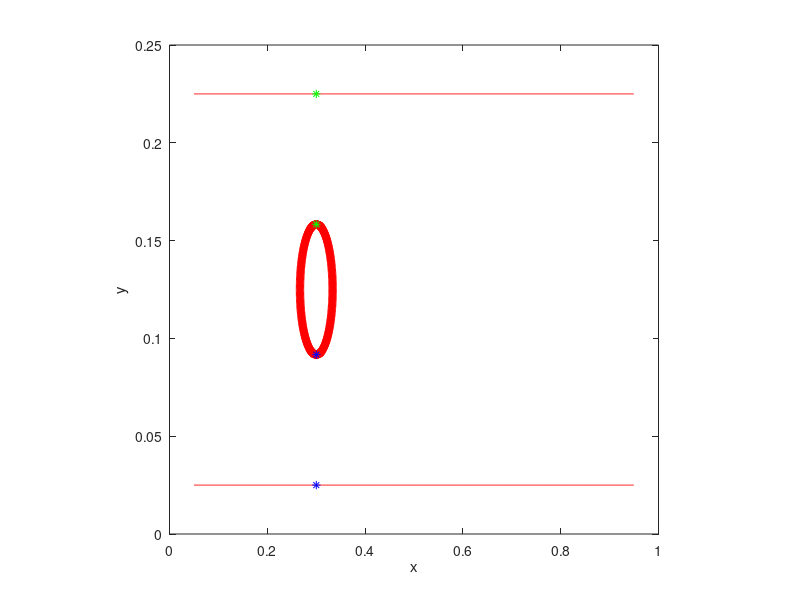

Reproduce this figure in MATLAB.
%-------------------------------------------------------------------------------------------------------------------%
%
% IB2d is an Immersed Boundary Code (IB) for solving fully coupled non-linear 
% 	fluid-structure interaction models. This version of the code is based off of
%	Peskin's Immersed Boundary Method Paper in Acta Numerica, 2002.
%
% Author: Nicholas A. Battista
% Email:  nickabattista@gmail.com
% Date Created: May 27th, 2015
% Institution: UNC-CH (created)
% Current Institution: TCNJ
%
% This code is capable of creating Lagrangian Structures using:
% 	1. Springs
% 	2. Beams (*torsional springs)
% 	3. Target Points
%	4. Muscle-Model (combined Force-Length-Velocity model, "HIll+(Length-Tension)")
%
% One is able to update those Lagrangian Structure parameters, e.g., spring constants, resting lengths, etc
% 
% There are a number of built in Examples, mostly used for teaching purposes. 
% 
% If you would like us %to add a specific muscle model, please let Nick (nickabattista@gmail.com) know.
%
%--------------------------------------------------------------------------------------------------------------------%

%%%%%%%%%%%%%%%%%%%%%%%%%%%%%%%%%%%%%%%%%%%%%%%%%%%%%%%%%%%%%%%%%%%%%%%%%%%%%%%%%%%%%%
%
% FUNCTION: creates the CHANNEL_CHANNEL-EXAMPLE geometry and prints associated input files
%
%%%%%%%%%%%%%%%%%%%%%%%%%%%%%%%%%%%%%%%%%%%%%%%%%%%%%%%%%%%%%%%%%%%%%%%%%%%%%%%%%%%%%%

function VIV_Cylinder_Geometry()

%
% Grid Parameters (MAKE SURE MATCHES IN input2d !!!)
%
Nx =  512;        % # of Eulerian Grid Pts. in x-Direction (MUST BE EVEN!!!)
Ny =  512;        % # of Eulerian Grid Pts. in y-Direction (MUST BE EVEN!!!)
Lx = 1.0;        % Length of Eulerian Grid in x-Direction
Ly = 1.0;        % Length of Eulerian Grid in y-Direction


% Immersed Structure Geometric / Dynamic Parameters %
ds= min(Lx/(2.1*Nx),Ly/(2.1*Ny));  % Lagrangian spacing
L = 0.9*Lx;                    % Length of Channel
w = 0.2*Ly;                    % Width of Channel
x0 = 0.3;                      % x-Center for Cylinder
y0 = 0.5;                      % y-Center for Cylinder
r = w/6;                       % Radii of Cylinder
struct_name = 'viv_geo';       % Name for .vertex, .spring, etc files.


% Call function to construct geometry
[xLag,yLag] = give_Me_Channel_Immsersed_Boundary_Geometry(ds,L,w,Lx,Ly);
[xLag_Cy,yLag_Cy] = give_Me_Cylinder_Immsersed_Boundary_Geometry(ds,r,x0,y0);

xTether = x0;   % xValues you want to tether to on the channel
[indsTether,x0_new] = give_Me_Tethering_Pt_Indices(xLag,xTether);
xLag_Cy = xLag_Cy + (x0_new-x0); % shift circle over to match indices better


% Shift Geometry Downward
yLag = yLag - 0.375; 
yLag_Cy = yLag_Cy - 0.375;


N = length(xLag_Cy);
% Plot Geometry to test
plot(xLag(1:end/2),yLag(1:end/2),'r-'); hold on;
plot(xLag(end/2+1:end),yLag(end/2+1:end),'r-'); hold on;
plot(xLag_Cy,yLag_Cy,'r-'); hold on;
plot(xLag_Cy,yLag_Cy,'r*'); hold on;
plot(xLag_Cy(1),yLag_Cy(1),'g*'); hold on;
plot(xLag(indsTether(1)),yLag(indsTether(1)),'b*'); hold on;
plot(xLag(indsTether(2)),yLag(indsTether(2)),'g*'); hold on;
plot(xLag_Cy(N/2+1),yLag_Cy(N/2+1),'b*'); hold on;
%plot(xLag_Cy,yLag_Cy,'g*'); hold on;
xlabel('x'); ylabel('y');
axis square;


% Prints .vertex file!
print_Lagrangian_Vertices([xLag xLag_Cy],[yLag yLag_Cy],struct_name);


% Prints .spring file!
k_Spring_Tether = 1e4;
k_Spring = 1.0e7; resting_length_tether = 2*r;
offset = length(xLag);
print_Lagrangian_Springs(xLag_Cy,yLag_Cy,k_Spring,ds,r,offset,indsTether,resting_length_tether,k_Spring_Tether,struct_name);


% Prints .beam file!
k_Beam = 5.0e8;  
C = compute_Curvatures(xLag_Cy,yLag_Cy);
print_Lagrangian_Beams(xLag_Cy,yLag_Cy,k_Beam,C,struct_name,offset);


% Prints .target file!
k_Target = 2.5e7;
print_Lagrangian_Target_Pts(xLag,k_Target,struct_name);

%%%%%%%%%%%%%%%%%%%%%%%%%%%%%%%%%%%%%%%%%%%%%%%%%%%%%%%%%%%%%%%%%%%%%%%%
%
% FUNCTION: prints VERTEX points to a file called .vertex
%
%%%%%%%%%%%%%%%%%%%%%%%%%%%%%%%%%%%%%%%%%%%%%%%%%%%%%%%%%%%%%%%%%%%%%%%%

function print_Lagrangian_Vertices(xLag,yLag,struct_name)

    N = length(xLag);

    vertex_fid = fopen([struct_name '.vertex'], 'w');

    fprintf(vertex_fid, '%d\n', N );

    %Loops over all Lagrangian Pts.
    for s = 1:N
        X_v = xLag(s);
        Y_v = yLag(s);
        fprintf(vertex_fid, '%1.16e %1.16e\n', X_v, Y_v);
    end

    fclose(vertex_fid); 
    
%%%%%%%%%%%%%%%%%%%%%%%%%%%%%%%%%%%%%%%%%%%%%%%%%%%%%%%%%%%%%%%%%%%%%%%%
%
% FUNCTION: prints TARGET points to a file called .target
%
%%%%%%%%%%%%%%%%%%%%%%%%%%%%%%%%%%%%%%%%%%%%%%%%%%%%%%%%%%%%%%%%%%%%%%%%

function print_Lagrangian_Target_Pts(xLag,k_Target,struct_name)

    N = length(xLag);

    target_fid = fopen([struct_name '.target'], 'w');

    fprintf(target_fid, '%d\n', N );

    %Loops over all Lagrangian Pts.
    for s = 1:N
        fprintf(target_fid, '%d %1.16e\n', s, k_Target);
    end

    fclose(target_fid); 
    
    
%%%%%%%%%%%%%%%%%%%%%%%%%%%%%%%%%%%%%%%%%%%%%%%%%%%%%%%%%%%%%%%%%%%%%%%%%%%%%%%%%%%%%
%
% FUNCTION: prints BEAM (Torsional Spring) points to a file called <str>.beam
%
%%%%%%%%%%%%%%%%%%%%%%%%%%%%%%%%%%%%%%%%%%%%%%%%%%%%%%%%%%%%%%%%%%%%%%%%%%%%%%%%%%%%%

function print_Lagrangian_Beams(xLag,yLag,k_Beam,C,struct_name,offset)

    % k_Beam: beam stiffness
    % C: beam curvature
    
    N = length(xLag); % NOTE: Total number of beams = Number of Total Lag Pts. on Cylinder

    beam_fid = fopen([struct_name '.beam'], 'w');

    fprintf(beam_fid, '%d\n', N );

    %spring_force = kappa_spring*ds/(ds^2);

    %BEAMS BETWEEN VERTICES
    for s = 1:N
            if ( (s>1) && (s <= N-1) )        
                fprintf(beam_fid, '%d %d %d %1.16e %1.16e\n',s-1+offset, s+offset, s+1+offset, k_Beam, C(s) );  
            elseif (s==1)
                fprintf(beam_fid, '%d %d %d %1.16e %1.16e\n',N+offset,   s+offset, s+1+offset, k_Beam, C(s) );  
            elseif (s==N)
                %Case s=N
                fprintf(beam_fid, '%d %d %d %1.16e %1.16e\n',N-1+offset, N+offset, 1+offset,   k_Beam, C(s) );  
            end
    end
    fclose(beam_fid); 

%%%%%%%%%%%%%%%%%%%%%%%%%%%%%%%%%%%%%%%%%%%%%%%%%%%%%%%%%%%%%%%%%%%%%%%%
%
% FUNCTION: prints SPRING points to a file called .spring
%
%%%%%%%%%%%%%%%%%%%%%%%%%%%%%%%%%%%%%%%%%%%%%%%%%%%%%%%%%%%%%%%%%%%%%%%%

function print_Lagrangian_Springs(xLag,yLag,k_Spring,ds_Rest,r,offset,indsTether,resting_length_tether,k_Spring_Tether,struct_name)

    % offset = # of lag pts in channel (ordering lag pts, channel -> cylinder)

    N = length(xLag); % Number of pts on cylinder

    spring_fid = fopen([struct_name '.spring'], 'w');

    fprintf(spring_fid, '%d\n', N+N/2+2 );

    %spring_force = kappa_spring*ds/(ds^2);

    %SPRINGS BETWEEN VERTICES
    for s = 1:N
            if s < N    
                ds_Rest = sqrt( ( xLag(s) - xLag(s+1) )^2 +  ( yLag(s) - yLag(s+1) )^2 ); 
                fprintf(spring_fid, '%d %d %1.16e %1.16e\n', s+offset, s+1+offset, k_Spring, ds_Rest);  
            else
                %Case s=N
                ds_Rest = sqrt( ( xLag(s) - xLag(1) )^2 +  ( yLag(s) - yLag(1) )^2 ); 
                fprintf(spring_fid, '%d %d %1.16e %1.16e\n', s+offset, 1+offset,   k_Spring, ds_Rest);  
            end
    end
    
    for s=1:N/2
        ds_Rest = sqrt( ( xLag(s) - xLag(s+N/2) )^2 +  ( yLag(s) - yLag(s+N/2) )^2 ); 
        fprintf(spring_fid, '%d %d %1.16e %1.16e\n', s+offset, s+N/2+offset, k_Spring, ds_Rest);
    end
    
    s=1; % Reset
    fprintf(spring_fid, '%d %d %1.16e %1.16e\n', s+offset,     indsTether(2), k_Spring_Tether, resting_length_tether);
    fprintf(spring_fid, '%d %d %1.16e %1.16e\n', s+N/2+1+offset, indsTether(1), k_Spring_Tether, resting_length_tether);
    
    fclose(spring_fid); 
    
    

%%%%%%%%%%%%%%%%%%%%%%%%%%%%%%%%%%%%%%%%%%%%%%%%%%%%%%%%%%%%%%%%%%%%%%%%
%
% FUNCTION: creates the Lagrangian structure geometry for channel
%
%%%%%%%%%%%%%%%%%%%%%%%%%%%%%%%%%%%%%%%%%%%%%%%%%%%%%%%%%%%%%%%%%%%%%%%%

function [xLag,yLag] = give_Me_Channel_Immsersed_Boundary_Geometry(ds,L,w,Lx,Ly)

% The immsersed structure is a channel %
x = (Lx-L)/2:ds:(L+(Lx-L)/2);  %xPts
yBot = (Ly-w)/2;               %yVal for bottom of Channel
yTop = Ly - (Ly-w)/2;          %yVal for top of Channel

xLag = [x x];
yLag = [yBot*ones(1,length(x)) yTop*ones(1,length(x))];

%%%%%%%%%%%%%%%%%%%%%%%%%%%%%%%%%%%%%%%%%%%%%%%%%%%%%%%%%%%%%%%%%%%%%%%%
%
% FUNCTION: creates the Lagrangian structure geometry for cylinder
%
%%%%%%%%%%%%%%%%%%%%%%%%%%%%%%%%%%%%%%%%%%%%%%%%%%%%%%%%%%%%%%%%%%%%%%%%

function [xLag,yLag] = give_Me_Cylinder_Immsersed_Boundary_Geometry(ds,r,x0,y0)

% The immsersed structure is a cylinder %

dtheta = ds/ (2.05*r);
theta = -pi/2; i=1;
while theta < 3*pi/2
   xLag(i) = x0 - r*cos(theta);
   yLag(i) = y0 - r*sin(theta);
   theta = theta + dtheta;
   i=i+1;
end


%%%%%%%%%%%%%%%%%%%%%%%%%%%%%%%%%%%%%%%%%%%%%%%%%%%%%%%%%%%%%%%%%%%%%%%%
%
% FUNCTION: gives indices of Lagrangian Pt choice for tethering.
%
%%%%%%%%%%%%%%%%%%%%%%%%%%%%%%%%%%%%%%%%%%%%%%%%%%%%%%%%%%%%%%%%%%%%%%%%
   
function [inds,x0_new] = give_Me_Tethering_Pt_Indices(xLag,xTether)

i=0; not=1;       %initiate for loop
while not == 1
    i=i+1;
    if xLag(i) > xTether
       inds(1) = i;  % to save index for bottom of channel
       not = 0;      % to leave loop
    end
end

next = length(xLag)/2;  
inds(2) = inds(1)+next; % save index for top of channel
x0_new = xLag(inds(1)); % where center of cylinder should be placed.

%%%%%%%%%%%%%%%%%%%%%%%%%%%%%%%%%%%%%%%%%%%%%%%%%%%%%%%%%%%%%%%%%%%%%%%%
%
% FUNCTION: computes "curvature" of ellipse
% 
% NOTE: not curvature in the traditional geometric sense, in the 'discrete'
% sense through cross product.
%
%%%%%%%%%%%%%%%%%%%%%%%%%%%%%%%%%%%%%%%%%%%%%%%%%%%%%%%%%%%%%%%%%%%%%%%%

function C = compute_Curvatures(xLag,yLag)

%a-x component (rmin)
%b-y component (rmax)
%C = ab / ( sqrt( a^2*sin(t)^2 + b^2*cos(t)^2  )  )^3

N = length(xLag);
C = zeros( N );

%Note: needs to be done same order as you print .beam file!
for i=1:N
   
   % Pts Xp -> Xq -> Xr (same as beam force calc.)
   
   if ( (i > 1) && (i < N) )
   
        Xp = xLag(i-1); Xq = xLag(i); Xr = xLag(i+1);
        Yp = yLag(i-1); Yq = yLag(i); Yr = yLag(i+1);
   
   elseif (i==1)
       
        Xp = xLag(N); Xq = xLag(i); Xr = xLag(i+1);
        Yp = yLag(N); Yq = yLag(i); Yr = yLag(i+1);
       
   elseif (i==N)
       
        Xp = xLag(N-1); Xq = xLag(N); Xr = xLag(1);
        Yp = yLag(N-1); Yq = yLag(N); Yr = yLag(1);
       
   end
       
   C(i) = (Xr-Xq)*(Yq-Yp) - (Yr-Yq)*(Xq-Xp); %Cross product btwn vectors
      
end

   
